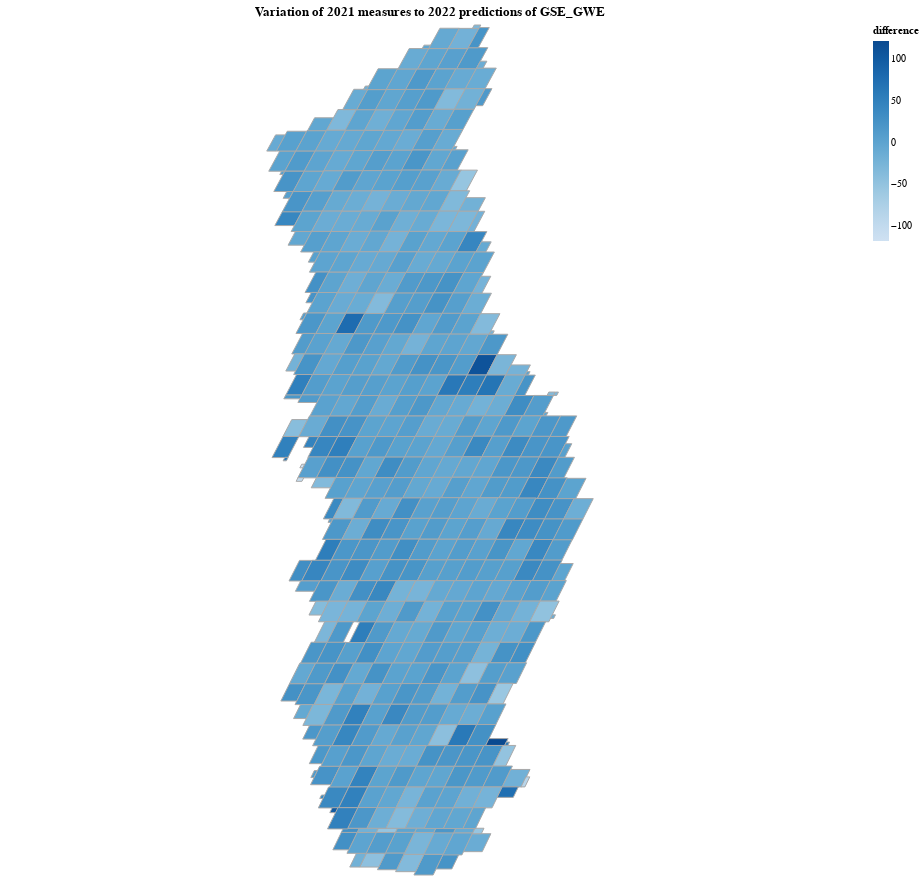

Notebook source saved alongside this figure:
### Markdown cell above
As listed above we then extract the 2015 to 2021 data for all Township-Ranges, predict the 2022 values using our best model and compare the results.

### Code cell
difference_df = pd.merge(township_range.sjv_township_range_df, pd.melt(yty_difference_df.reset_index(), id_vars=["TOWNSHIP_RANGE"], var_name="YEAR", value_name="GSE_GWE_DIFFERENCE"), how="left", on=["TOWNSHIP_RANGE", ])
view_trs_side_by_side(difference_df, feature="YEAR", value="GSE_GWE_DIFFERENCE", title="San Joaquin Valley GSE_GWE year-to-year variations from 2014 until 2022 predictions")

### Figure 1 — Vega-Lite specification as saved in the notebook (floating-point values rounded to 4 significant figures; data arrays with more than 128 entries replaced by an {"elided": "..."} marker saying what was removed)
{"config": {"view": {"continuousWidth": 400, "continuousHeight": 300}}, "data": {"name": "data-5017d14fb6e54c38b24b3acd6b91b0cc"}, "mark": {"type": "geoshape", "stroke": "darkgray"}, "encoding": {"color": {"field": "difference", "scale": {"scheme": "blues"}, "type": "quantitative"}, "tooltip": [{"field": "TOWNSHIP_RANGE", "type": "nominal"}, {"field": "difference", "type": "quantitative"}]}, "height": 850, "title": "Variation of 2021 measures to 2022 predictions of GSE_GWE", "width": 850, "$schema": "https://vega.github.io/schema/vega-lite/v4.17.0.json", "datasets": {"data-5017d14fb6e54c38b24b3acd6b91b0cc": {"elided": "478 records"}}}
